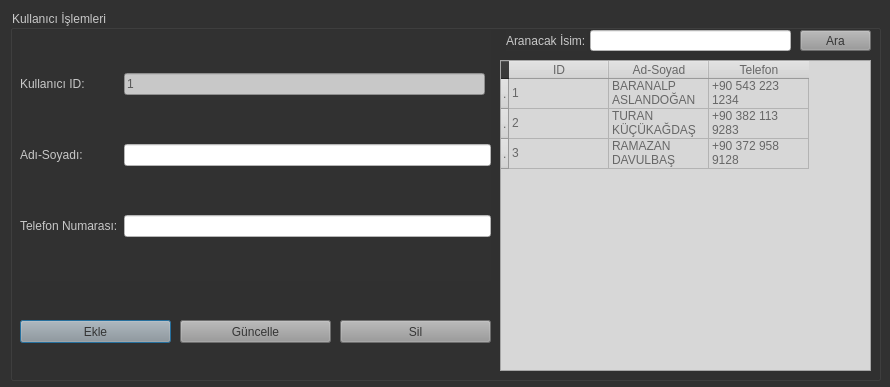
<?xml version="1.0" encoding="UTF-8"?>
<ui version="4.0">
 <class>userDialog</class>
 <widget class="QDialog" name="userDialog">
  <property name="geometry">
   <rect>
    <x>0</x>
    <y>0</y>
    <width>890</width>
    <height>387</height>
   </rect>
  </property>
  <property name="windowTitle">
   <string>Dialog</string>
  </property>
  <property name="styleSheet">
   <string notr="true">background-color: rgb(49, 49, 49);</string>
  </property>
  <widget class="QGroupBox" name="groupBox">
   <property name="geometry">
    <rect>
     <x>10</x>
     <y>10</y>
     <width>871</width>
     <height>371</height>
    </rect>
   </property>
   <property name="styleSheet">
    <string notr="true">
color: rgb(200, 200, 200);</string>
   </property>
   <property name="title">
    <string>Kullanıcı İşlemleri</string>
   </property>
   <widget class="QWidget" name="gridLayoutWidget">
    <property name="geometry">
     <rect>
      <x>10</x>
      <y>20</y>
      <width>471</width>
      <height>251</height>
     </rect>
    </property>
    <layout class="QGridLayout" name="gridLayout">
     <item row="1" column="1" colspan="2">
      <widget class="QLineEdit" name="userNameEdit">
       <property name="styleSheet">
        <string notr="true">background-color: rgb(255, 255, 255);
color: rgb(42, 42, 42);</string>
       </property>
       <property name="text">
        <string/>
       </property>
      </widget>
     </item>
     <item row="2" column="0">
      <widget class="QLabel" name="label">
       <property name="text">
        <string>Telefon Numarası:</string>
       </property>
      </widget>
     </item>
     <item row="2" column="1" colspan="2">
      <widget class="QLineEdit" name="userPhoneEdit">
       <property name="styleSheet">
        <string notr="true">background-color: rgb(255, 255, 255);
color: rgb(42, 42, 42);</string>
       </property>
       <property name="text">
        <string/>
       </property>
      </widget>
     </item>
     <item row="1" column="0">
      <widget class="QLabel" name="label_2">
       <property name="text">
        <string>Adı-Soyadı:</string>
       </property>
      </widget>
     </item>
     <item row="0" column="1">
      <widget class="QLineEdit" name="idBox">
       <property name="enabled">
        <bool>true</bool>
       </property>
       <property name="styleSheet">
        <string notr="true">background-color: rgb(200, 200, 200);
color: rgb(90, 90, 90);</string>
       </property>
       <property name="text">
        <string>1</string>
       </property>
       <property name="readOnly">
        <bool>true</bool>
       </property>
      </widget>
     </item>
     <item row="0" column="0">
      <widget class="QLabel" name="label_3">
       <property name="text">
        <string>Kullanıcı ID:</string>
       </property>
      </widget>
     </item>
    </layout>
   </widget>
   <widget class="QTableWidget" name="userTableWidget">
    <property name="geometry">
     <rect>
      <x>490</x>
      <y>50</y>
      <width>371</width>
      <height>311</height>
     </rect>
    </property>
    <property name="styleSheet">
     <string notr="true">
background-color: rgb(215, 215, 215);
color: rgb(103, 103, 103);</string>
    </property>
    <property name="showGrid">
     <bool>true</bool>
    </property>
    <property name="gridStyle">
     <enum>Qt::SolidLine</enum>
    </property>
    <property name="columnCount">
     <number>3</number>
    </property>
    <attribute name="horizontalHeaderHighlightSections">
     <bool>true</bool>
    </attribute>
    <attribute name="horizontalHeaderShowSortIndicator" stdset="0">
     <bool>false</bool>
    </attribute>
    <row>
     <property name="text">
      <string>.</string>
     </property>
    </row>
    <row>
     <property name="text">
      <string>.</string>
     </property>
    </row>
    <row>
     <property name="text">
      <string>.</string>
     </property>
    </row>
    <column>
     <property name="text">
      <string>ID</string>
     </property>
    </column>
    <column>
     <property name="text">
      <string>Ad-Soyad</string>
     </property>
    </column>
    <column>
     <property name="text">
      <string>Telefon</string>
     </property>
    </column>
    <item row="0" column="0">
     <property name="text">
      <string>1</string>
     </property>
    </item>
    <item row="0" column="1">
     <property name="text">
      <string>BARANALP ASLANDOĞAN</string>
     </property>
    </item>
    <item row="0" column="2">
     <property name="text">
      <string>+90 543 223 1234</string>
     </property>
    </item>
    <item row="1" column="0">
     <property name="text">
      <string>2</string>
     </property>
    </item>
    <item row="1" column="1">
     <property name="text">
      <string>TURAN KÜÇÜKAĞDAŞ</string>
     </property>
    </item>
    <item row="1" column="2">
     <property name="text">
      <string>+90 382 113 9283</string>
     </property>
    </item>
    <item row="2" column="0">
     <property name="text">
      <string>3</string>
     </property>
    </item>
    <item row="2" column="1">
     <property name="text">
      <string>RAMAZAN DAVULBAŞ</string>
     </property>
    </item>
    <item row="2" column="2">
     <property name="text">
      <string>+90 372 958 9128</string>
     </property>
    </item>
   </widget>
   <widget class="QPushButton" name="userAddButton">
    <property name="geometry">
     <rect>
      <x>10</x>
      <y>310</y>
      <width>151</width>
      <height>23</height>
     </rect>
    </property>
    <property name="styleSheet">
     <string notr="true">background-color: rgb(152, 152, 152);
color: rgb(53, 53, 53);</string>
    </property>
    <property name="text">
     <string>Ekle</string>
    </property>
   </widget>
   <widget class="QPushButton" name="userUpdateButton">
    <property name="geometry">
     <rect>
      <x>170</x>
      <y>310</y>
      <width>151</width>
      <height>23</height>
     </rect>
    </property>
    <property name="styleSheet">
     <string notr="true">background-color: rgb(152, 152, 152);
color: rgb(53, 53, 53);</string>
    </property>
    <property name="text">
     <string>Güncelle</string>
    </property>
   </widget>
   <widget class="QPushButton" name="userDeleteButton">
    <property name="geometry">
     <rect>
      <x>330</x>
      <y>310</y>
      <width>151</width>
      <height>23</height>
     </rect>
    </property>
    <property name="styleSheet">
     <string notr="true">background-color: rgb(152, 152, 152);
color: rgb(53, 53, 53);</string>
    </property>
    <property name="text">
     <string>Sil</string>
    </property>
   </widget>
   <widget class="QPushButton" name="userSearchButton">
    <property name="geometry">
     <rect>
      <x>790</x>
      <y>20</y>
      <width>71</width>
      <height>21</height>
     </rect>
    </property>
    <property name="styleSheet">
     <string notr="true">background-color: rgb(152, 152, 152);
color: rgb(53, 53, 53);</string>
    </property>
    <property name="text">
     <string>Ara</string>
    </property>
   </widget>
   <widget class="QLineEdit" name="userSearchEdit">
    <property name="geometry">
     <rect>
      <x>580</x>
      <y>20</y>
      <width>201</width>
      <height>21</height>
     </rect>
    </property>
    <property name="styleSheet">
     <string notr="true">background-color: rgb(255, 255, 255);
color: rgb(42, 42, 42);</string>
    </property>
   </widget>
   <widget class="QLabel" name="label_4">
    <property name="geometry">
     <rect>
      <x>496</x>
      <y>20</y>
      <width>81</width>
      <height>21</height>
     </rect>
    </property>
    <property name="text">
     <string>Aranacak İsim:</string>
    </property>
   </widget>
  </widget>
 </widget>
 <resources/>
 <connections/>
</ui>
